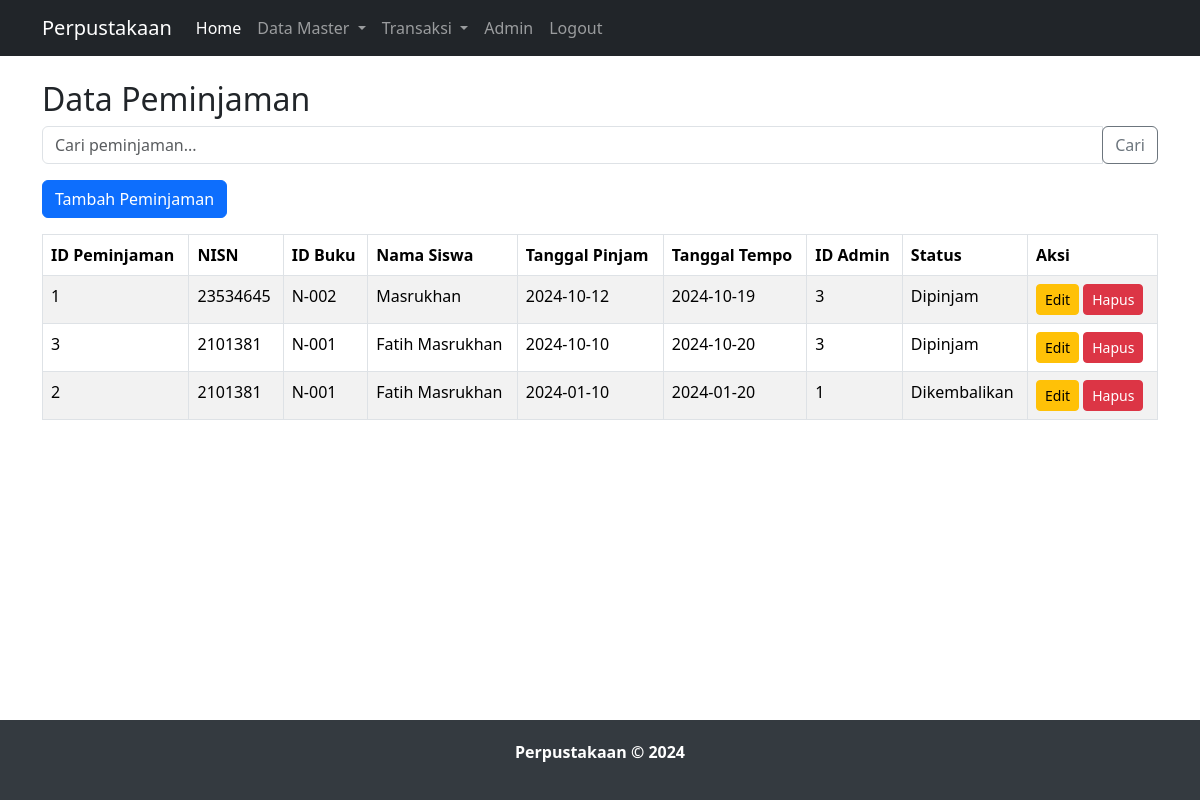
The page /data_peminjaman.php on the database its author committed.
### tables this page shows
CREATE TABLE `peminjaman` (
  `id_peminjaman` int(6) NOT NULL,
  `nisn` varchar(20) DEFAULT NULL,
  `id_buku` varchar(11) DEFAULT NULL,
  `tgl_pinjam` date DEFAULT NULL,
  `tgl_tempo` date DEFAULT NULL,
  `id_admin` int(11) DEFAULT NULL,
  `status_pinjam` varchar(30) DEFAULT NULL
);

CREATE TABLE `siswa` (
  `nisn` varchar(20) NOT NULL,
  `nama_siswa` varchar(100) DEFAULT NULL,
  `jkel` char(1) DEFAULT NULL,
  `tempat_lahir` varchar(30) DEFAULT NULL,
  `tgl_lahir` date DEFAULT NULL,
  `alamat` varchar(255) DEFAULT NULL,
  `no_hp` varchar(13) DEFAULT NULL
);

### data_peminjaman.php (the view, shortened to what this page needs)
<?php
include "header.php";
include "koneksi.php";
$search = isset($_GET['search']) ? $_GET['search'] : '';
$query = "SELECT p.*, s.nama_siswa
          FROM peminjaman p
          JOIN siswa s ON p.nisn = s.nisn";
$query .= " ORDER BY p.tgl_pinjam DESC";
$result = mysqli_query($koneksi, $query);
?>
<div class="container mt-4">
    <h2>Data Peminjaman</h2>
    <form action="" method="GET" class="mb-3">
        <div class="input-group">
            <input type="text" class="form-control" placeholder="Cari peminjaman..." name="search" value="<?php echo $search; ?>">
            <div class="input-group-append">
                <button class="btn btn-outline-secondary" type="submit">Cari</button>
            </div>
        </div>
    </form>
    <a href="tambah_peminjaman.php" class="btn btn-primary mb-3">Tambah Peminjaman</a>
    <table class="table table-striped table-bordered">
        <thead class="thead-dark">
            <tr>
                <th>ID Peminjaman</th>
                <th>NISN</th>
                <th>ID Buku</th>
                <th>Nama Siswa</th>
                <th>Tanggal Pinjam</th>
                <th>Tanggal Tempo</th>
                <th>ID Admin</th>
                <th>Status</th>
                <th>Aksi</th>
            </tr>
        </thead>
        <tbody>
            <?php
            if(mysqli_num_rows($result) > 0) {
                while($row = mysqli_fetch_assoc($result)) {
                    echo "<tr>";
                    echo "<td>".$row['id_peminjaman']."</td>";
                    echo "<td>".$row['nisn']."</td>";
                    echo "<td>".$row['id_buku']."</td>";
                    echo "<td>".$row['nama_siswa']."</td>";
                    echo "<td>".$row['tgl_pinjam']."</td>";
                    echo "<td>".$row['tgl_tempo']."</td>";
                    echo "<td>".$row['id_admin']."</td>";
                    echo "<td>".$row['status_pinjam']."</td>";
                    echo "<td>
                            <a href='edit_peminjaman.php?id=".$row['id_peminjaman']."' class='btn btn-warning btn-sm'>Edit</a>
                            <a href='hapus_peminjaman.php?id=".$row['id_peminjaman']."' onclick='return confirm(\"Apakah Anda yakin ingin menghapus data peminjaman ini?\")' class='btn btn-danger btn-sm'>Hapus</a>
                          </td>";
                    echo "</tr>";
                }
            } else {
                echo "<tr><td colspan='9' class='text-center'>Tidak ada data peminjaman.</td></tr>";
            }
            ?>
        </tbody>
    </table>
</div>

### header.php (style rules this page uses)
html, body { height: 100%; margin: 0; display: flex; flex-direction: column; }

### rows shown on the page
peminjaman: id_peminjaman "1", nisn "23534645", id_buku "N-002", siswa.nama_siswa "Masrukhan", tgl_pinjam "2024-10-12", tgl_tempo "2024-10-19", id_admin "3", status_pinjam "Dipinjam"
peminjaman: id_peminjaman "3", nisn "2101381", id_buku "N-001", siswa.nama_siswa "Fatih Masrukhan", tgl_pinjam "2024-10-10", tgl_tempo "2024-10-20", id_admin "3", status_pinjam "Dipinjam"
peminjaman: id_peminjaman "2", nisn "2101381", id_buku "N-001", siswa.nama_siswa "Fatih Masrukhan", tgl_pinjam "2024-01-10", tgl_tempo "2024-01-20", id_admin "1", status_pinjam "Dikembalikan"
